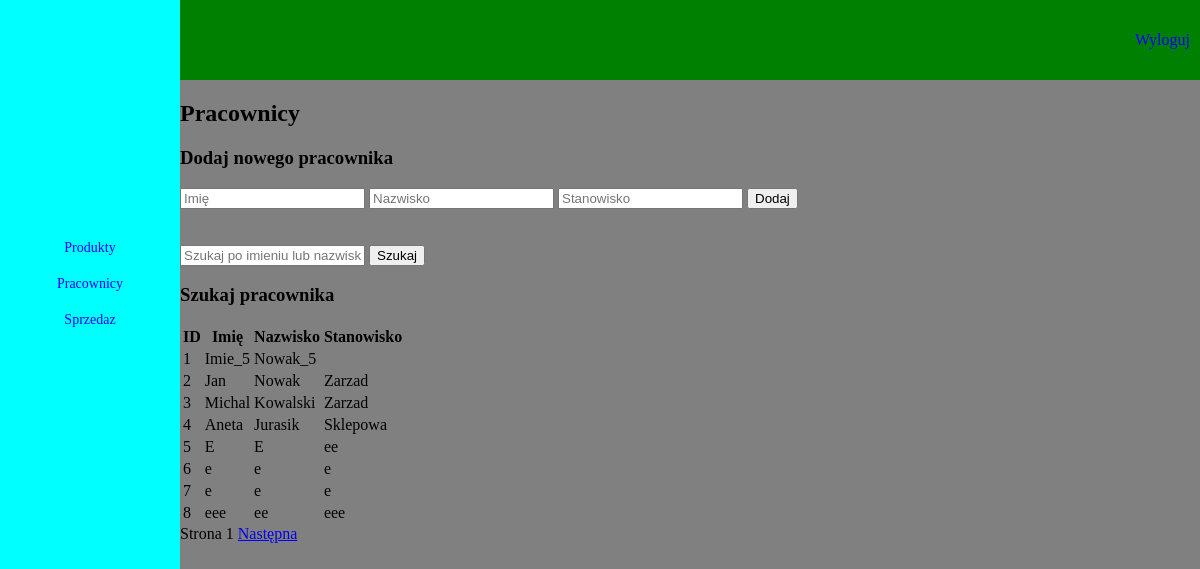
The app's page /dashboard/pracownicy (signed in) with its own data.
### tables this page shows
CREATE TABLE pracownicy (
    id INTEGER PRIMARY KEY AUTOINCREMENT,
    imie TEXT NOT NULL,
    nazwisko TEXT NOT NULL,
    stanowisko TEXT NOT NULL
);

### niezabezpieczona_aplikacja/views/pracownicy.py (the view)
@pracownicy_bp.route('/pracownicy', methods=['GET', 'POST'])
def pracownicy():
    if 'user_id' not in session:
        return redirect(url_for('login.login'))
    search_query = request.args.get('search', '')
    page = int(request.args.get('page', 1))
    pracownicy = get_pracownicy(search_query, per_page=8, page=page)
    if request.method == 'POST':
        imie = request.form['imie']
        nazwisko = request.form['nazwisko']
        stanowisko = request.form['stanowisko']
        add_pracownik(imie, nazwisko, stanowisko)
        return redirect(url_for('pracownicy.pracownicy', page=page, search=search_query))
    return render_template(
        'pracownicy.html',
        pracownicy=pracownicy,
        search_query=search_query,
        page=page,
        per_page=8
    )

### niezabezpieczona_aplikacja/views/pracownicy.py (called while the page is built)
def get_db_connection():
    conn = sqlite3.connect(db_path)
    conn.row_factory = sqlite3.Row
    return conn

def get_pracownicy(search_query=None, per_page=8, page=1):
    offset = (page - 1) * per_page
    conn = get_db_connection()
    cursor = conn.cursor()
    query = "SELECT * FROM pracownicy"
    if search_query:
        query += f" WHERE imie LIKE '%{search_query}%' OR nazwisko LIKE '%{search_query}%'"
    query += f" LIMIT {per_page} OFFSET {offset}"
    cursor.execute(query)
    results = cursor.fetchall()
    conn.close()
    return results

### niezabezpieczona_aplikacja/templates/pracownicy.html (shortened to what this page needs)
<!DOCTYPE html>
<html lang="pl">
  <head>
    <link rel="stylesheet" type="text/css" href="{{ url_for('static', filename='css/dashboard_main.css') }}" />
  </head>
  <body>
    <div id="top_menu">
      <a href="{{ url_for('logout.logout') }}">Wyloguj</a>
    </div>
    <div id="content">
      <h2>Pracownicy</h2>
      <form method="POST">
        <h3>Dodaj nowego pracownika</h3>
        <input type="text" name="imie" placeholder="Imię" required />
        <input type="text" name="nazwisko" placeholder="Nazwisko" required />
        <input type="text" name="stanowisko" placeholder="Stanowisko" required />
        <button type="submit">Dodaj</button>
      </form>
<br>
<br>
      <form method="GET" action="{{ url_for('pracownicy.pracownicy') }}">
<input type="text" name="search" placeholder="Szukaj po imieniu lub nazwisku" value="{{ search_query | safe }}" />
        <button type="submit">Szukaj</button>
      </form>
 <h3>Szukaj pracownika</h3>
      <table>
        <thead>
          <tr>
            <th>ID</th>
            <th>Imię</th>
            <th>Nazwisko</th>
            <th>Stanowisko</th>
          </tr>
        </thead>
        <tbody>
          {% for pracownik in pracownicy %}
            <tr>
              <td>{{ pracownik[0] }}</td>
              <td>{{ pracownik[1] }}</td>
              <td>{{ pracownik[2] }}</td>
              <td>{{ pracownik[3] }}</td>
            </tr>
          {% endfor %}
        </tbody>
      </table>
      <div id="pagination">
        <span>Strona {{ page }}</span>
        {% if pracownicy|length == per_page %}
          <a href="{{ url_for('pracownicy.pracownicy', page=page+1, search=search_query) }}">Następna</a>
        {% endif %}
      </div>
    </div>
    <div id="left_menu">
<a href="{{ url_for('produkty.produkty') }}">Produkty</a>
<a href="{{ url_for('pracownicy.pracownicy') }}">Pracownicy</a>
<a href="{{ url_for('sprzedaz.sprzedaz') }}">Sprzedaz</a>
    </div>
  </body>
</html>

### niezabezpieczona_aplikacja/static/css/dashboard_main.css (style rules this page uses)
body { background-color: grey; margin: 0; padding: 0; }
#top_menu { background-color: green; width: 85%; height: 10vh; display: block; float: right; }
#top_menu a { float: right; display: block; text-align: center; margin-left: 10px; margin-right: 10px; text-decoration: none; color: blue; font-family: Georgia, "Times New Roman", Times, serif; font-weight: 200; height: 100%; display: flex; align-items: center; justify-content: center; }
#left_menu { background-color: aqua; width: 15%; position: absolute; top: 0; left: 0; right: 0; bottom: 0; padding-top: 30vh; }
#left_menu a { float: center; display: block; text-decoration: none; color: blue; font-family: Georgia, "Times New Roman", Times, serif; font-size: 14px; width: 100%; border: 1px; border-color: black; display: flex; align-items: center; justify-content: center; margin-bottom: 20px; }
#content { float: right; width: 85%; height: 100hv; }

### records on screen
pracownicy: id "1", imie "Imie_5", nazwisko "Nowak_5"
pracownicy: id "2", imie "Jan", nazwisko "Nowak", stanowisko "Zarzad"
pracownicy: id "3", imie "Michal", nazwisko "Kowalski", stanowisko "Zarzad"
pracownicy: id "4", imie "Aneta", nazwisko "Jurasik", stanowisko "Sklepowa"
pracownicy: id "5", imie "E", nazwisko "E", stanowisko "ee"
pracownicy: id "6", imie "e", nazwisko "e", stanowisko "e"
pracownicy: id "7", imie "e", nazwisko "e", stanowisko "e"
pracownicy: id "8", imie "eee", nazwisko "ee", stanowisko "eee"

### other values on screen
{{ page }} "1"
